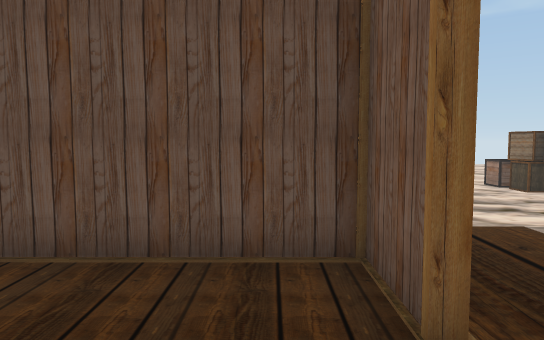
view 1 (above)

21 first-person views from a walk through a 3-D level made in the Unity game engine. The camera is 1.4 m above the floor, tilts 4° down and sees 70° across. The floor is counted in squares, 1 m on a side. Each view is taken from the middle of a square. On the plan, view 1 faces up. The plan holds only what a view shows up to about 16 squares ahead; the rest is blank. The place goes on beyond the plan. The player character is not drawn. Some surface patterns are stand-ins.

view 2
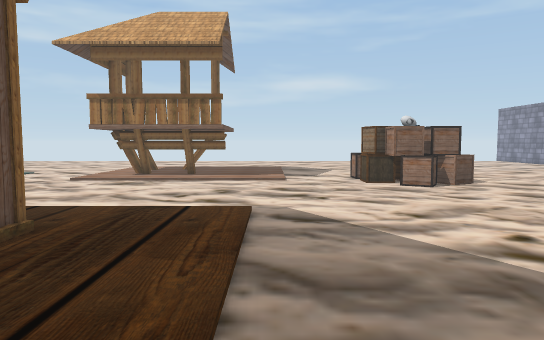

view 3
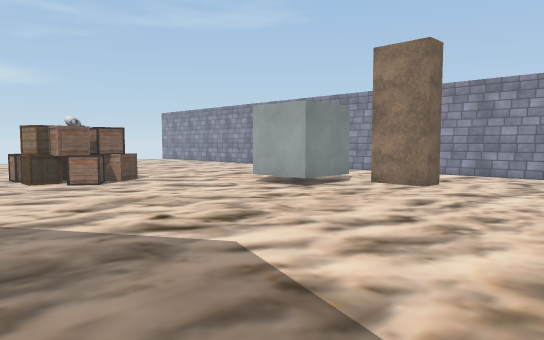

view 4
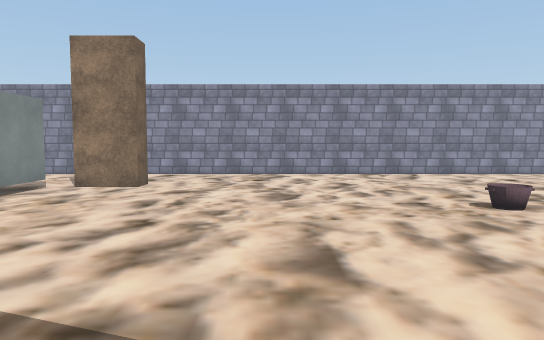

view 5
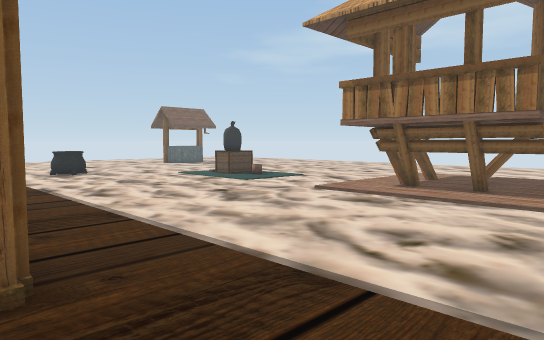

view 6
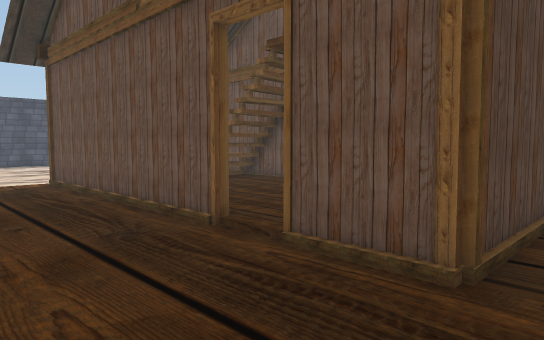

view 7
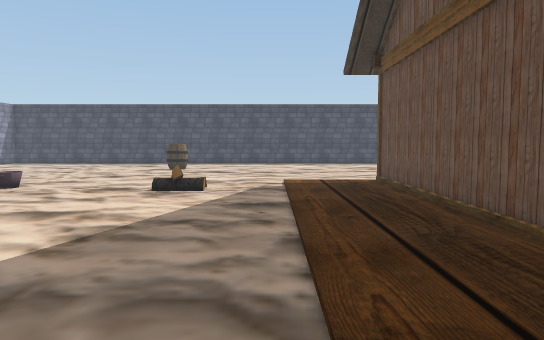

view 8
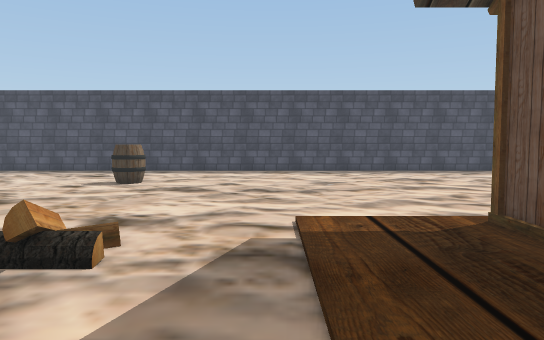

view 9
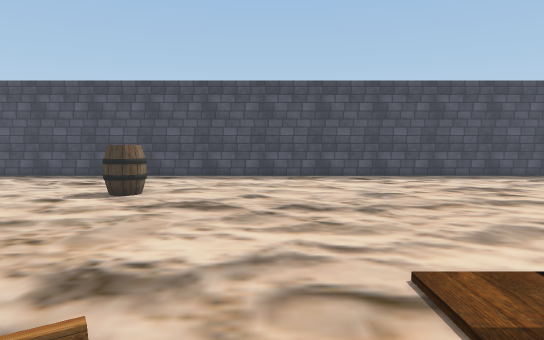

view 10
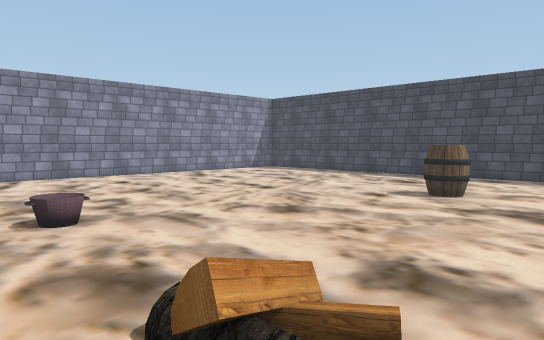

view 11
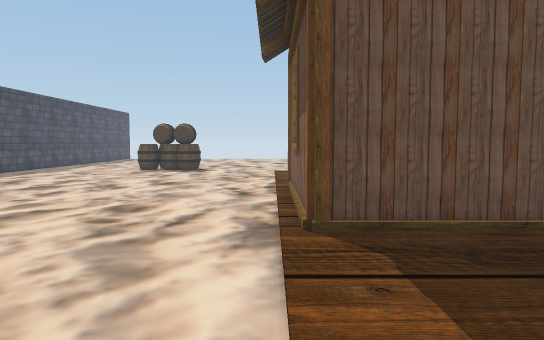

view 12
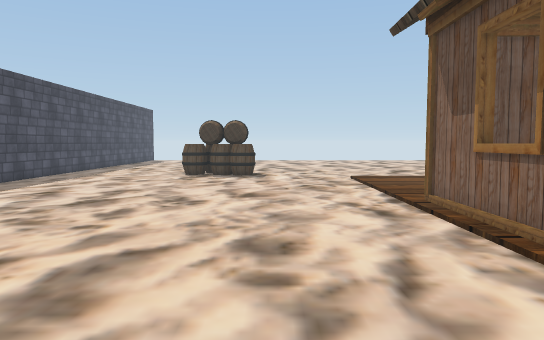

view 13
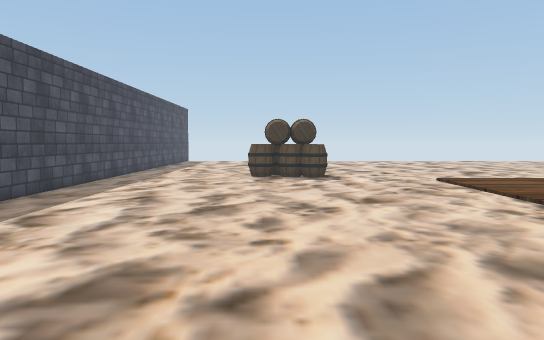

view 14
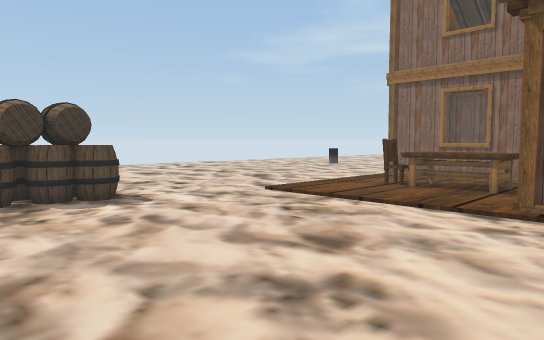

view 15
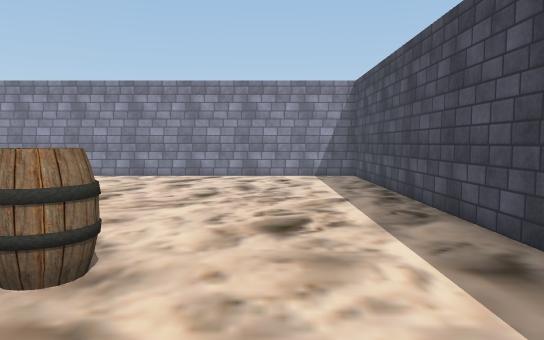

view 16
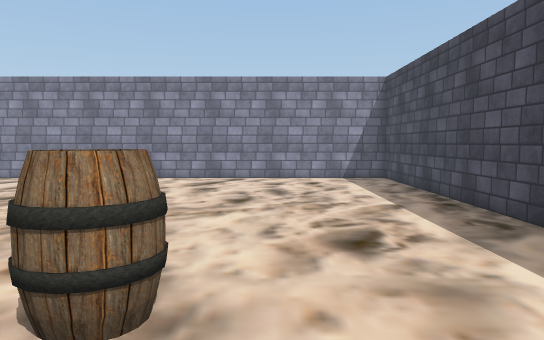

view 17
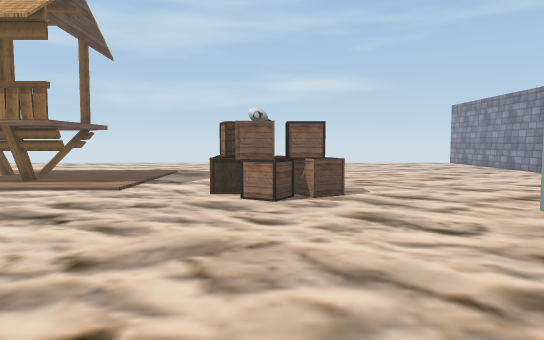

view 18
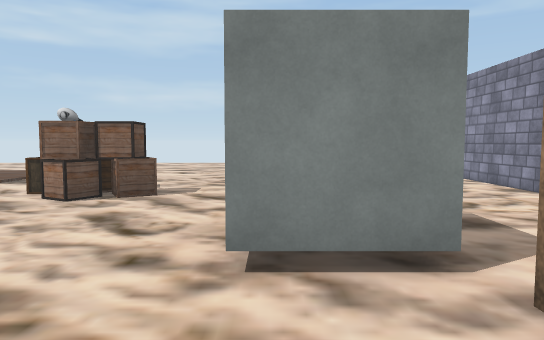

view 19
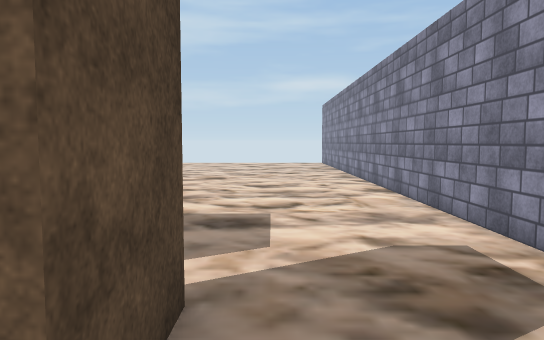

view 20
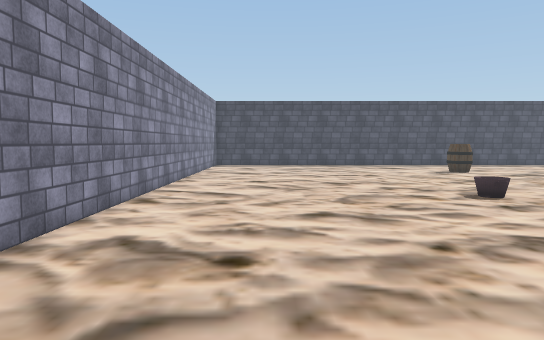

view 21
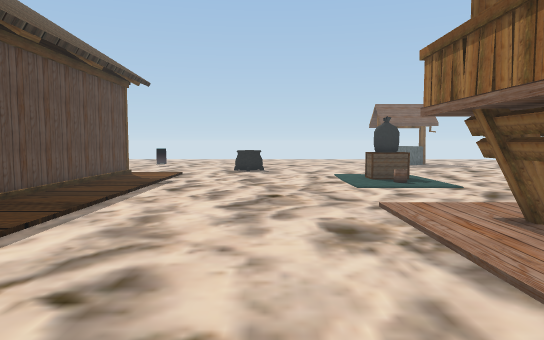

### Floor plan
Key: @ floor where view 1 was taken; # wall or solid block; . main floor; : floor 0.25 m higher than the main floor; B box; H house; T thing the floor can be seen under or through; C grey cube; A barrel; I chair; L table; G bag; O other object.
Columns run from 13 left of view 1 to 23 right of it. Each row starts with its distance up from view 1.
 18     .....   #:###::..   ............#
 17     .......  ::::::..   ............#
 16     GB .... T::::::...  ............#
 15     GB ....TTTTTT::..BB ............#
 14        ....::::::::..BBB............#
 13    ..................BBBB...........#
 12    ...................BBBB..........#
 11    ....................B............#
 10   ..................................#
  9  ...................................#
  8  ...........................C  .....#
  7    .........................C  .....#
  6    :::::::::::::::..........CCC.....
  5    HHHHHHHHHHHH:::.................
  4               H:::............. ...
  3   H           H:::..................#
  2   H           ::::..................#
  1   H           H:::..................#
  0              @H:::..................#
 -1   HHHHHH      H:::..................#
 -2   ::::::      H:::..................#
 -3 ..:::   H     H:::..................#
 -4 ..::ILLLH     H:::..................#
 -5 ..::ILLLH     H:::...O..............#
 -6 ..::::::H     H:::... ....:.........#
 -7 ..::::::HHHHHHH:::..................#
 -8 ....................................#
 -9 ....................................#
-10 ....................................#
-11 ....................................#
-12 A...................................#
-13 A...................................#
-14 A......................A............#
-15 A......................A............#
-16 ....................................#
-17 ....................................#
-18 ....................................#
-19 ....................................#
-20 ....................................#
-21 ########              ###############

Where each view was taken, in squares from view 1:
view 1: 0 up, 0 right, facing up
view 2: 1 down, 5 right, facing up
view 3: 2 down, 5 right, facing up-right
view 4: 1 down, 5 right, facing right
view 5: 4 up, 5 right, facing up-left
view 6: 6 up, 5 right, facing down-left
view 7: 6 up, 5 right, facing down
view 8: 1 down, 5 right, facing down
view 9: 4 down, 6 right, facing down
view 10: 4 down, 6 right, facing down-right
view 11: 8 down, 7 right, facing left
view 12: 11 down, 4 right, facing left
view 13: 14 down, 3 right, facing left
view 14: 16 down, 3 left, facing up-left
view 15: 17 down, 6 right, facing right
view 16: 16 down, 7 right, facing right
view 17: 2 up, 10 right, facing up
view 18: 2 up, 15 right, facing up
view 19: 2 up, 19 right, facing up
view 20: 4 up, 19 right, facing down
view 21: 11 up, 6 right, facing left
